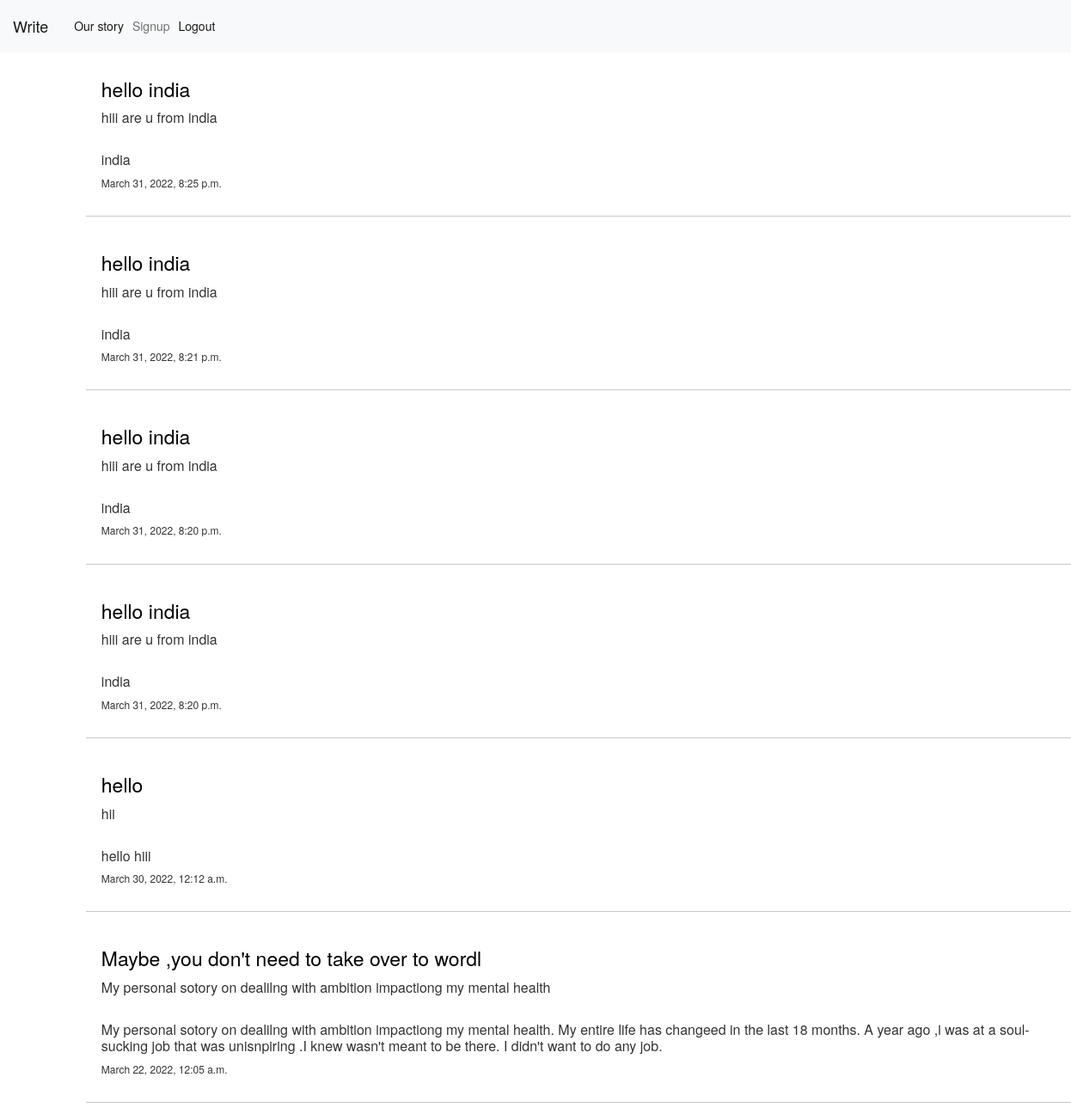
Page /blogapp/author/10/ on the committed database.
### blogapp/models.py (models this page shows, shortened)
class Blogmodel(models.Model):
    author=models.ForeignKey(User,on_delete=models.CASCADE,blank=True,null=True)
    title=models.CharField(max_length=200)
    Newpost=models.TextField(max_length=10000)
    summary=models.TextField(max_length=200,blank=True)
    created_date=models.DateTimeField(auto_now_add=True)
    published_date=models.DateTimeField(auto_now=True)

### blogapp/views.py (the view)
# urls.py: path('author/<int:pk>/',views.authorview,name='author'),
def authorview(request,pk):
    user=User.objects.get(id=pk)
    a=Blogmodel.objects.filter(author_id=pk).order_by('-published_date')
    p=str(request.user)
    q=str(user.username)
    context={'user':user,'a':a ,'p':p,"q":q,}
    return render(request,'blogapp/authorview.html',context)

### blogapp/templates/blogapp/authorview.html (shortened to what this page needs)
{% include 'blogapp/home.html' %}
{% load static %}
{% block content %}
<link rel="stylesheet" href="{% static 'blogapp/authorview.css' %}">
<link rel="stylesheet" href="https://maxcdn.bootstrapcdn.com/bootstrap/3.4.1/css/bootstrap.min.css">
<h1>{{user.username}}</h1>
{% for post in a %}
<div >
    <div class="container">
      <h2 class="display-1">{{post.title}} </h2>
      <p class="display-2">{{post.summary}}</p><br>
      <p class="display-2">{{post.Newpost}}</p>
      <p class="display-3">{{post.created_date}}</p>
    </div>
  </div><hr>
{% endfor %}
{% endblock %}

### blogapp/templates/blogapp/home.html (shortened to what this page needs)
{% extends 'blogapp/base.html' %}
{% block content %}
<link rel="stylesheet" href="https://cdn.jsdelivr.net/npm/bootstrap@5.1.3/dist/css/bootstrap.min.css"
>
<nav class="navbar navbar-expand-lg navbar-light bg-light navbar-fixed-top">
  <div class="container-fluid">
    <a class="navbar-brand" href="{% url 'blogapp:blogview' %}">Write </a>
    <div class="collapse navbar-collapse" id="navbarSupportedContent">
      <ul class="navbar-nav me-auto mb-2 mb-lg-0">
        <li class="nav-item">
          <a class="nav-link active" aria-current="page" href="{% url 'blogapp:blog' %}">Our story</a>
        </li>
        <li class="nav-item">
          <a class="nav-link" href="{% url 'blogapp:signup' %}">Signup</a>
        </li>
        {% if not user.is_authenticated %}
        <li class="nav-item">
          <a class="nav-link active" aria-current="page" href="{% url 'blogapp:login' %}">Login</a>
        </li>
        {% else %}
        <li class="nav-item">
          <a class="nav-link active" aria-current="page" href="{% url 'blogapp:logout' %}">Logout</a>
        </li>
        {% endif %}
      </ul>
    </div>
  </div>
</nav>
{% endblock %}

### blogapp/templates/blogapp/base.html (shortened to what this page needs)
<!DOCTYPE html>
<html lang="en">
<head>
</head>
<body>
    {% block content %}
    {% endblock %}
</body>
</html>

### blogapp/static/blogapp/authorview.css (style rules this page uses)
body { padding-left: 8%; }
.display-1 { font-size: 23px; color: black; }
.display-3 { font-size: 12px; }
.display-2 { font-size: 16px; }

### rows in the picture
Blogmodel: title "hello india", summary "hiii are u from india", Newpost "india", created_date "March 31, 2022, 8:25 p.m."
Blogmodel: title "hello india", summary "hiii are u from india", Newpost "india", created_date "March 31, 2022, 8:21 p.m."
Blogmodel: title "hello india", summary "hiii are u from india", Newpost "india", created_date "March 31, 2022, 8:20 p.m."
Blogmodel: title "hello india", summary "hiii are u from india", Newpost "india", created_date "March 31, 2022, 8:20 p.m."
Blogmodel: title "hello", summary "hii", Newpost "hello hiii", created_date "March 30, 2022, 12:12 a.m."
Blogmodel: title "Maybe ,you don't need to take over to wordl", summary "My personal sotory on dealilng with ambition impactiong my mental health", Newpost "My personal sotory on dealilng with ambition impactiong my mental health. My entire life has changeed in the last 18 months. A year ago ,i was at a soul-sucking job that was unisnpiring .I knew wasn't meant to be there. I didn't want to do any job.", created_date "March 22, 2022, 12:05 a.m."
